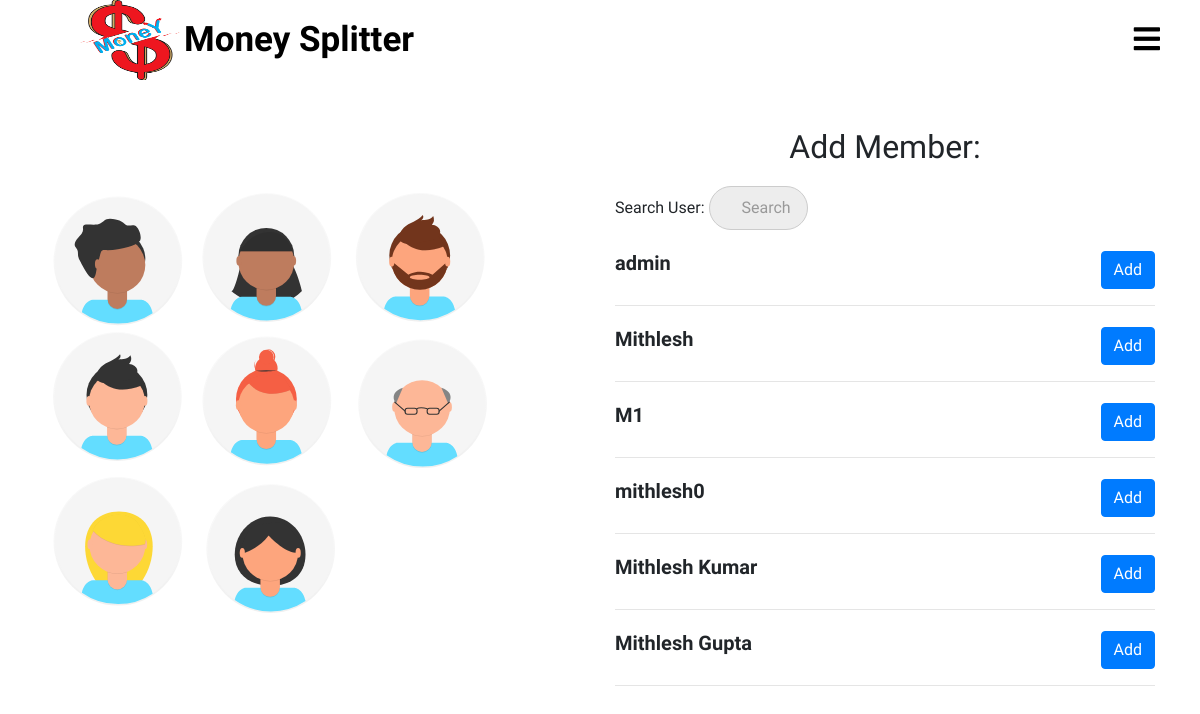
The app's page /splitter/members_list/25/ with its own data.
### splitter/models.py (models this page shows)
class User(AbstractUser):
    pass

### splitter/views.py (the view)
# urls.py: path('members_list/<int:pk>/',views.list_members,name="list_members"),
def list_members(request,pk):
    rooms = get_object_or_404(room,pk=pk)
    query = request.GET.get("q", None)
    members = room_members.objects.filter(room=rooms)
    members_list = [x.member for x in members]
    qs = User.objects.all()
    if query is not None:
        qs = qs.filter(
                Q(username__icontains=query)
                )
    qs_one = []
    for x in qs:
        if x in members_list:
            pass
        else:
            qs_one.append(x)
    context = {
        "members_list": qs_one,
        "rooms":rooms
    }
    template = "splitter/members_list.html"
    return render(request, template, context)

### templates/splitter/members_list.html
{% extends 'splitter/base.html' %}
{% load static %}
{% block css %}
  <link rel="stylesheet" href="{% static 'css/mysearchbar.css' %}">
  <link rel="stylesheet" href="{% static 'css/members_list.css' %}">
{% endblock %}
{% block content %}
<div class="add-member-page">
  <div class="row">
    <div class="col-lg-6">
      <div class="add-member-img-grid">
        <img src="{% static 'images/undraw_team_ih79.svg' %}" alt="" class="add-member-img">
      </div>
    </div>
    <div class="col-lg-6">
      <div class="container add-member-grid">
        <h2>Add Member:</h2>
        <form method='GET' action="{% url 'splitter:list_members' pk=rooms.pk %}">
          <p>Search User: <input type='search' name='q' placeholder='Search'></p>
        </form>
        {% for obj in members_list %}
        <div class="member-box">
        <h5><b>{{ obj.username }}</b>
        <div class="add-button">
          <a href="{% url 'splitter:add_member' pk=rooms.pk id=obj.id %}" class="btn btn-primary">Add</a>
        </div>
        </h5>
        </div>
        <hr>
        {% endfor %}
      </div>
    </div>
  </div>
</div>
{% endblock %}

### static/css/home_page.css (style rules this page uses)
* { padding: 0; margin: 0; text-decoration: none; list-style: none; box-sizing: border-box; font-family: 'Merienda One', cursive; }
body,html { overflow-x: hidden; }
:root { var(--IndianRed): #db575b; var(--Aqua): #99ffe4; var(--MiddleBlue): #88cfd3; var(--SteelBlue): #578bb2; var(--BdazzledBlue): #345c98; var(--DarkButton): linear-gradient(to top, #30cfd0 0%, #330867 100%); var(--LightButton): linear-gradient(to top, #48c6ef 0%, #6f86d6 100%); var(--RedButton): linear-gradient(45deg, #874da2 0%, #c43a30 100%); }

### static/css/members_list.css (style rules this page uses)
* { margin: 0; padding: 0; }
body,html { margin: 0; padding: 0; }
.add-member-page .row { width: 100%; }
.add-member-img-grid { width: 100%; height: 100%; margin: 0px; }
.add-member-img { position: relative; width: 100%; height: 60vh; padding: 30px; margin-top: 75px; padding-left: 0px; }
.add-member-grid { display: flex; flex-direction: column; padding: 0px 50px; margin: 20px 0px; }
.add-member-grid h2 { text-align: center; margin: 20px 0px; }
.add-member-grid .member-box { display: inline-table; width: 100%; padding-top: 5px; }
.add-member-grid .member-box .add-button { float: right; margin-right: 0px; }

### records on screen
User: username "admin"
User: username "Mithlesh"
User: username "M1"
User: username "mithlesh0"
User: username "Mithlesh Kumar"
User: username "Mithlesh Gupta"
